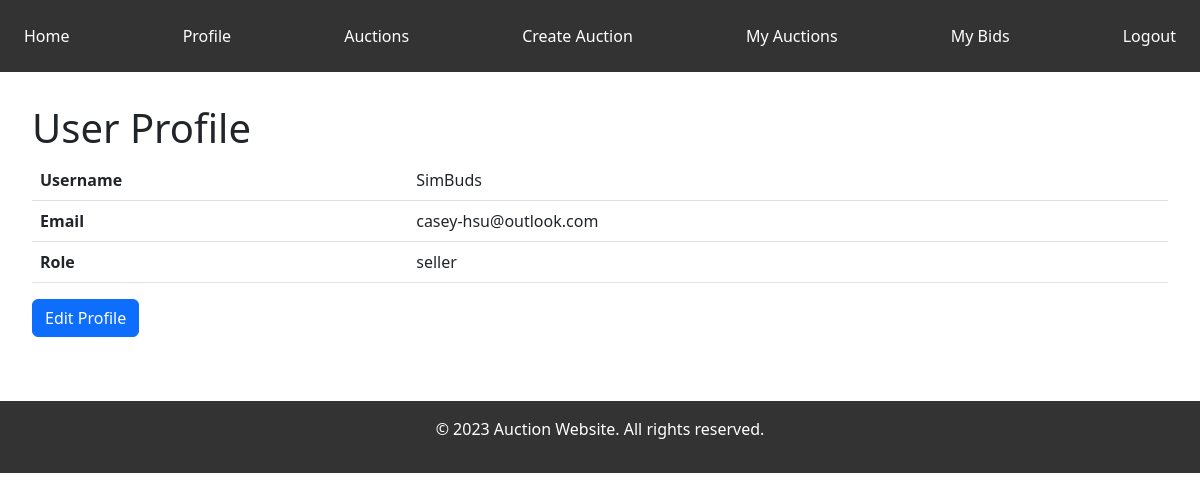
The app's page /profile (signed in), older data.
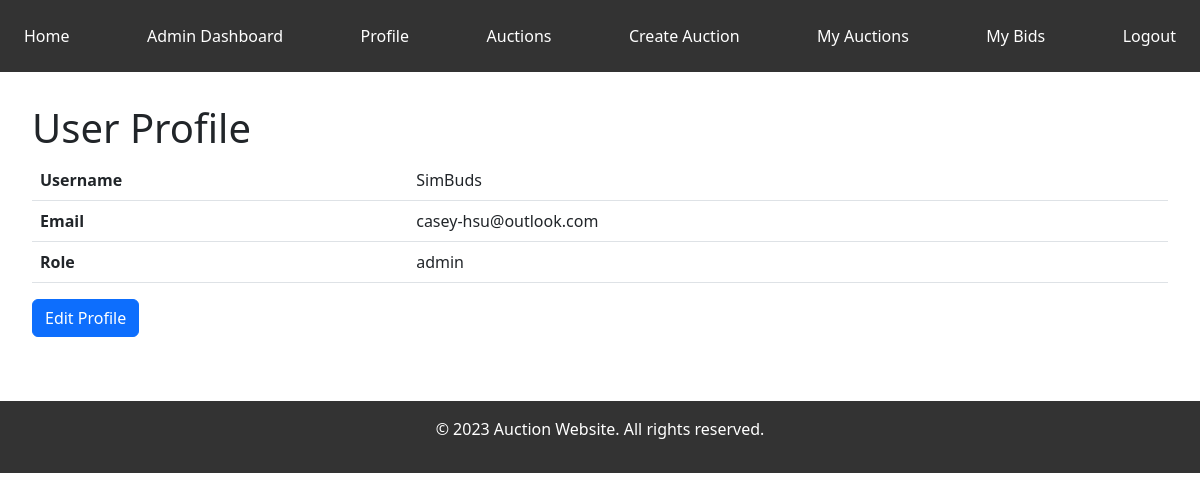
The same page, newer data.
### models.py (models this page shows)
class User(db.Model, UserMixin):
    id = Column(Integer, primary_key=True)
    username = Column(String(50), unique=True, nullable=False)
    password = Column(String(100), nullable=False)
    email = Column(String(100), unique=True, nullable=False)
    role = Column(Enum("buyer", "seller", "admin"), nullable=False)
    is_admin = Column(db.Boolean, default=False)
    auctions = relationship("Auction", backref="user")
    bids = relationship("Bid", backref="user")

### app.py (the view)
@app.route('/profile')
@login_required
def user_profile():
    return render_template('profile.html', user=current_user)

### app.py (called while the page is built)
@loginManager.user_loader
def load_user(user_id):
    return User.query.get(int(user_id))

### templates/profile.html
{% extends 'base.html' %}
{% block content %}
    <h1>User Profile</h1>
    <table class="table">
        <tr>
            <th>Username</th>
            <td>{{ current_user.username }}</td>
        </tr>
        <tr>
            <th>Email</th>
            <td>{{ current_user.email }}</td>
        </tr>
        <tr>
            <th>Role</th>
            <td>{{ current_user.role }}</td>
        </tr>
    </table>
    <a href="{{ url_for('edit_profile') }}" class="btn btn-primary">Edit Profile</a>
{% endblock %}

### templates/base.html (shortened to what this page needs)
<!DOCTYPE html>
<html lang="en">
<head>
    <link rel="stylesheet" href="{{ url_for('static', filename='styles.css') }}">
    <link href="https://cdn.jsdelivr.net/npm/bootstrap@5.3.0-alpha1/dist/css/bootstrap.min.css" rel="stylesheet">
</head>
<body>
    <header>
        <nav>
            <a href="{{ url_for('index') }}">Home</a>
            {% if current_user.is_authenticated and current_user.is_admin %}
                <a href="{{ url_for('admin_dashboard') }}">Admin Dashboard</a>
            {% endif %}
            {% if current_user.is_authenticated %}
                <a href="{{ url_for('user_profile') }}">Profile</a>
                <a href="{{ url_for('auctions') }}">Auctions</a>
                <a href="{{ url_for('create_auction') }}">Create Auction</a>
                <a href="{{ url_for('my_auctions') }}">My Auctions</a>
                <a href="{{ url_for('my_bids') }}">My Bids</a>
                <a href="{{ url_for('logout') }}">Logout</a>
            {% else %}
                <a href="{{ url_for('login') }}">Login</a>
                <a href="{{ url_for('register') }}">Register</a>
            {% endif %}
        </nav>
    </header>
    <main>
        {% block content %}{% endblock %}
    </main>
    <footer>
        <p>&copy; 2023 Auction Website. All rights reserved.</p>
    </footer>
</body>
</html>

### static/styles.css (style rules this page uses)
body { font-family: Arial, sans-serif; line-height: 1.6; margin: 0; padding: 0; }
header { background-color: #333; color: #fff; padding: 1rem; }
nav { display: flex; justify-content: space-between; flex-wrap: wrap; }
nav a { color: #fff; text-decoration: none; padding: 0.5rem; }
main { padding: 2rem; max-width: 1200px; margin: 0 auto; }
footer { background-color: #333; color: #fff; text-align: center; padding: 1rem; margin-top: 2rem; }

Row changes from the older to the newer data that the page shows:
changed User "SimBuds": is_admin False → True (drawn); role "seller" → "admin"
Text that changed along with them:
text now shown: "Admin Dashboard"
